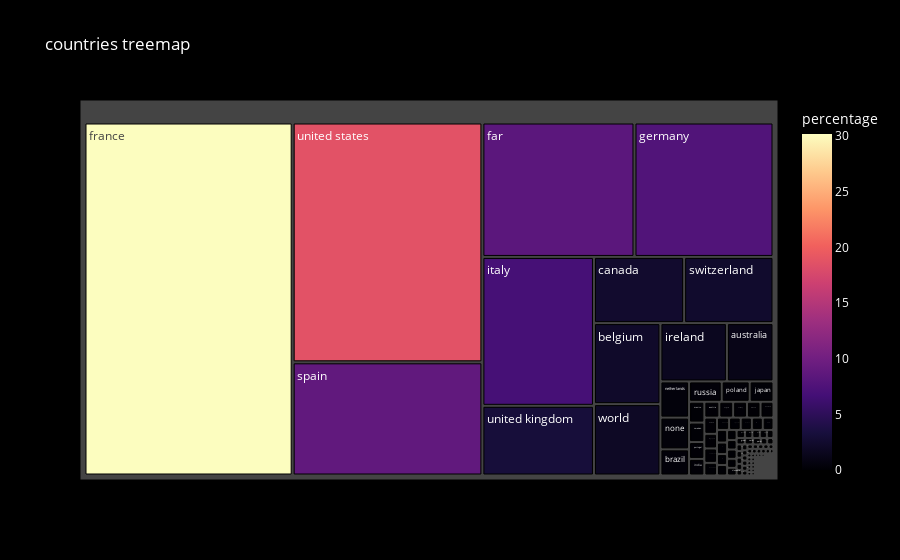

Notebook code for this chart:
### Code cell
df = pd.DataFrame(data_graph_countries)
fig = px.treemap(df, path=['countries'], values='percentage',
                 color='percentage', color_continuous_scale='Magma',
                 title='countries treemap')
fig.update_layout(
    paper_bgcolor='black',  
    plot_bgcolor='black',   
    font_color='white'      
)
fig.show()

### Figure 1 — Plotly figure (JSON) as saved in the notebook; plotly's stock layout.template omitted (floating-point values rounded to 4 significant figures; data arrays with more than 128 entries replaced by an {"elided": "..."} marker saying what was removed)
{"data": [{"branchvalues": "total", "customdata": {"elided": "294x1 float values"}, "domain": {"x": [0, 1], "y": [0, 1]}, "hovertemplate": "labels=%{label}<br>percentage_sum=%{value}<br>parent=%{parent}<br>id=%{id}<br>percentage=%{color}<extra></extra>", "ids": {"elided": "294 str values"}, "labels": {"elided": "294 str values"}, "marker": {"coloraxis": "coloraxis", "colors": {"elided": "294 float values"}}, "name": "", "parents": {"elided": "294 str values"}, "type": "treemap", "values": {"elided": "294 float values"}}], "layout": {"coloraxis": {"colorbar": {"title": {"text": "percentage"}}, "colorscale": [[0, "#000004"], [0.1111, "#180f3d"], [0.2222, "#440f76"], [0.3333, "#721f81"], [0.4444, "#9e2f7f"], [0.5556, "#cd4071"], [0.6667, "#f1605d"], [0.7778, "#fd9668"], [0.8889, "#feca8d"], [1, "#fcfdbf"]]}, "font": {"color": "white"}, "legend": {"tracegroupgap": 0}, "paper_bgcolor": "black", "plot_bgcolor": "black", "title": {"text": "countries treemap"}}}
